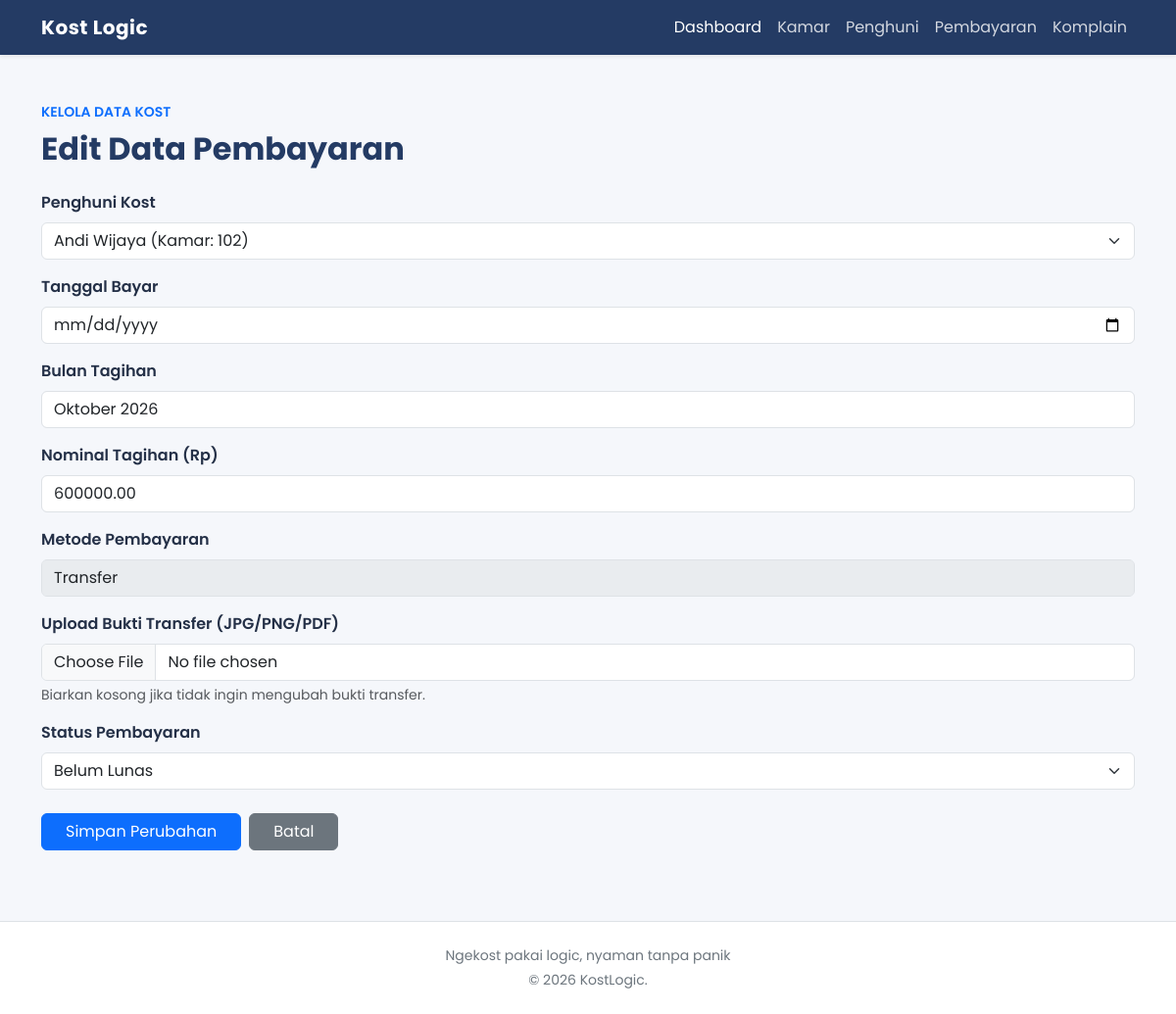
/pembayaran_edit.php?id=2 (signed in), run on the app's committed database.
### tables this page shows
CREATE TABLE pembayaran (
    id_pembayaran INT AUTO_INCREMENT PRIMARY KEY,
    id_penghuni INT,
    bulan_tagihan VARCHAR(20),
    nominal_tagihan DECIMAL(12,2),
    status_pembayaran ENUM('lunas', 'menunggu', 'belum lunas'),
    tanggal_bayar DATE,
    bukti_bayar VARCHAR(255) DEFAULT NULL,
    FOREIGN KEY (id_penghuni) REFERENCES penghuni(id_penghuni)
);

### pembayaran_edit.php (the view, shortened to what this page needs)
<?php
include 'koneksi.php';
$id_pembayaran = mysqli_real_escape_string($koneksi, $_GET['id'] ?? '');
$query_tampil = "SELECT * FROM pembayaran WHERE id_pembayaran = '$id_pembayaran'";
$result = mysqli_query($koneksi, $query_tampil);
$data = mysqli_fetch_assoc($result);
include 'header.php';
?>
<div class="mb-4">
    <p class="text-primary fw-semibold small mb-2">
        KELOLA DATA KOST
    </p>
    <h2 class="fw-bold mb-2" style="color: #243b64;">
        Edit Data Pembayaran
    </h2>
</div>
<?php if ($data) { ?>
    <form action="" method="POST" enctype="multipart/form-data">
        <div class="mb-3">
            <label for="id_penghuni" class="form-label fw-semibold">
                Penghuni Kost
            </label>
            <select name="id_penghuni" id="id_penghuni" class="form-select" required>
                <?php
                $q_penghuni = mysqli_query(
                    $koneksi,
                    "SELECT id_penghuni, nama_penghuni, id_kamar FROM penghuni"
                );
                while ($p = mysqli_fetch_assoc($q_penghuni)) {
                    $selected = ($p['id_penghuni'] == $data['id_penghuni']) ? 'selected' : '';
                    echo "<option value='" . htmlspecialchars($p['id_penghuni']) . "' $selected>"
                         . htmlspecialchars($p['nama_penghuni']) . " (Kamar: " . htmlspecialchars($p['id_kamar']) . ")"
                         . "</option>";
                }
                ?>
            </select>
        </div>
        <div class="mb-3">
            <label for="tanggal_bayar" class="form-label fw-semibold">Tanggal Bayar</label>
            <input type="date" name="tanggal_bayar" id="tanggal_bayar" class="form-control"
                   value="<?= htmlspecialchars($data['tanggal_bayar'] ?? '') ?>" required>
        </div>
        <div class="mb-3">
            <label for="bulan_tagihan" class="form-label fw-semibold">Bulan Tagihan</label>
            <input type="text" name="bulan_tagihan" id="bulan_tagihan" class="form-control"
                   placeholder="Contoh: November 2026"
                   value="<?= htmlspecialchars($data['bulan_tagihan'] ?? '') ?>" required>
        </div>
        <div class="mb-3">
            <label for="nominal_tagihan" class="form-label fw-semibold">Nominal Tagihan (Rp)</label>
            <input type="number" name="nominal_tagihan" id="nominal_tagihan" class="form-control"
                   value="<?= htmlspecialchars($data['nominal_tagihan'] ?? '') ?>" required>
        </div>
        <div class="mb-3">
            <label class="form-label fw-semibold">Metode Pembayaran</label>
            <input type="text" class="form-control" value="Transfer" disabled>
        </div>
        <div class="mb-3">
            <label for="bukti_bayar" class="form-label fw-semibold">Upload Bukti Transfer (JPG/PNG/PDF)</label>
            <input type="file" name="bukti_bayar" id="bukti_bayar" class="form-control" accept=".jpg,.jpeg,.png,.pdf">
            <div class="form-text">Biarkan kosong jika tidak ingin mengubah bukti transfer.</div>
        </div>
        <div class="mb-4">
            <label for="status_pembayaran" class="form-label fw-semibold">Status Pembayaran</label>
            <select name="status_pembayaran" id="status_pembayaran" class="form-select" required>
                <?php $status_skrg = strtolower($data['status_pembayaran'] ?? ''); ?>
                <option value="belum lunas" <?= ($status_skrg == 'belum lunas' || $status_skrg == 'pending') ? 'selected' : '' ?>>Belum Lunas</option>
            </select>
        </div>
        <div class="d-flex gap-2">
            <button type="submit" name="update" class="btn btn-primary px-4">Simpan Perubahan</button>
            <a href="pembayaran_tampil.php" class="btn btn-secondary px-4">Batal</a>
        </div>
    </form>
<?php } else { ?>
    <div class="alert alert-warning">
        Data pembayaran tidak ditemukan. <a href="pembayaran_tampil.php">Kembali</a>
    </div>
<?php } ?>
<?php include 'footer.php'; ?>

### header.php (style rules this page uses)
body { font-family: 'Poppins', sans-serif; background-color: #f5f7fb; color: #243047; }

### data on the page
pembayaran: bulan_tagihan "Oktober 2026", nominal_tagihan "600000.00", status_pembayaran "Belum Lunas"

### other printed values
form field id_penghuni "Andi Wijaya (Kamar: 102)"
